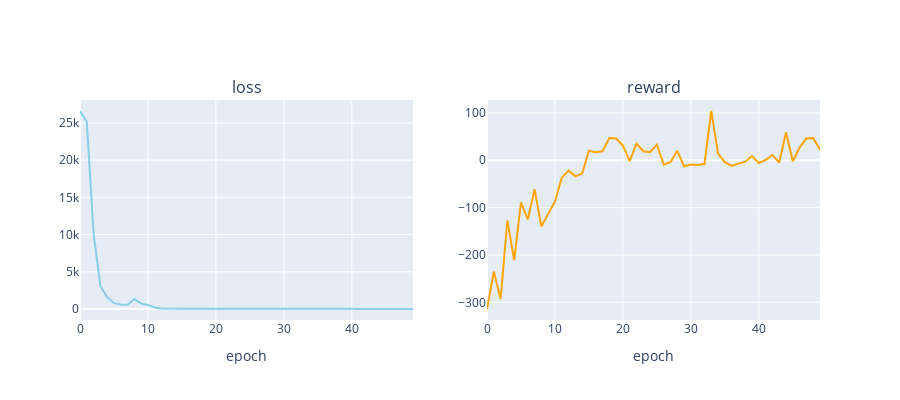

Write notebook code for a chart like this one.
### Code cell
plot_loss_reward(total_losses, total_rewards)

### Figure 1 — Plotly figure (JSON) as saved in the notebook; plotly's stock layout.template omitted (floating-point values rounded to 4 significant figures)
{"data": [{"line": {"color": "skyblue"}, "mode": "lines", "type": "scatter", "xaxis": "x", "y": [26590.0, 25140.0, 10090.0, 3093.0, 1612.0, 786.6, 599.3, 578.0, 1344.0, 719.7, 528.5, 200.9, 77.77, 50.65, 30.94, 50.56, 40.63, 42.64, 45.44, 31.61, 23.57, 11.04, 13.05, 11.23, 6.616, 9.222, 12.72, 10.65, 12.39, 13.06, 5.207, 4.771, 13.88, 9.867, 11.95, 4.01, 4.151, 2.064, 2.658, 2.229, 19.79, 1.863, 1.987, 2.51, 4.417, 4.816, 2.842, 4.684, 3.052, 2.433], "yaxis": "y"}, {"line": {"color": "orange"}, "mode": "lines", "type": "scatter", "xaxis": "x2", "y": [-314, -235, -293, -127, -211, -89, -125, -61, -140, -115, -87, -37, -22, -34, -28, 20, 17, 19, 47, 46, 31, -2, 35, 19, 17, 33, -9, -4, 20, -13, -9, -10, -8, 104, 14, -4, -12, -7, -3, 9, -6, 1, 11, -5, 59, -2, 27, 46, 47, 22], "yaxis": "y2"}], "layout": {"annotations": [{"font": {"size": 16}, "showarrow": false, "text": "loss", "x": 0.225, "xanchor": "center", "xref": "paper", "y": 1, "yanchor": "bottom", "yref": "paper"}, {"font": {"size": 16}, "showarrow": false, "text": "reward", "x": 0.775, "xanchor": "center", "xref": "paper", "y": 1, "yanchor": "bottom", "yref": "paper"}], "height": 400, "showlegend": false, "width": 900, "xaxis": {"anchor": "y", "domain": [0, 0.45], "title": {"text": "epoch"}}, "xaxis2": {"anchor": "y2", "domain": [0.55, 1], "title": {"text": "epoch"}}, "yaxis": {"anchor": "x", "domain": [0, 1]}, "yaxis2": {"anchor": "x2", "domain": [0, 1]}}}
